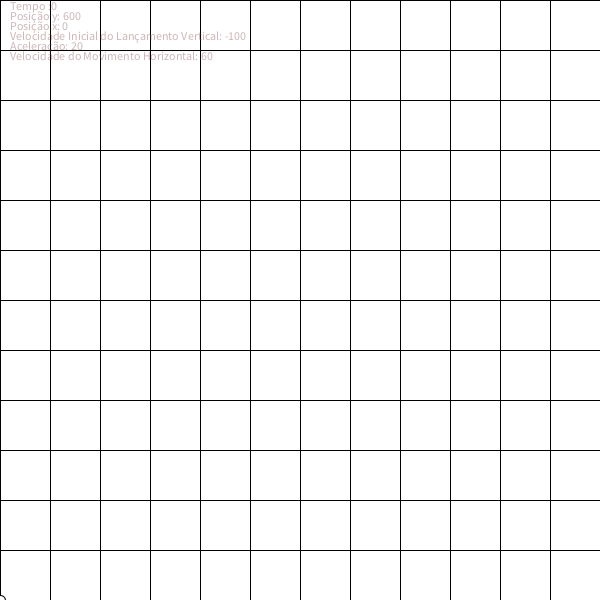
Frame 1 (no input)
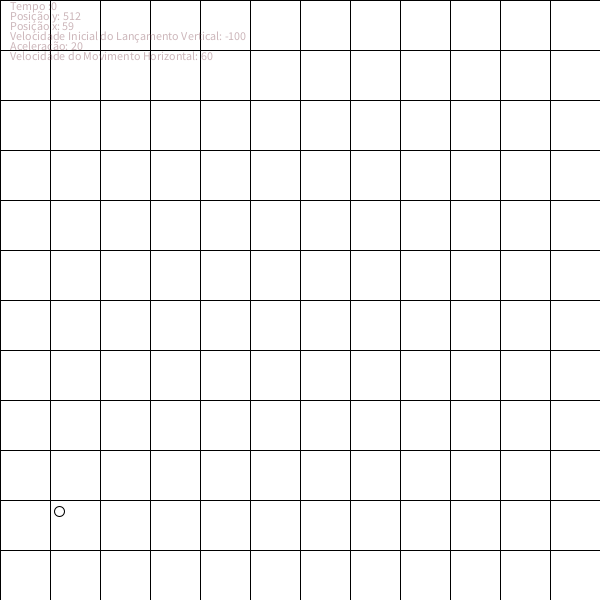
Frame 60 (the mouse pressed at the canvas centre just before this capture)
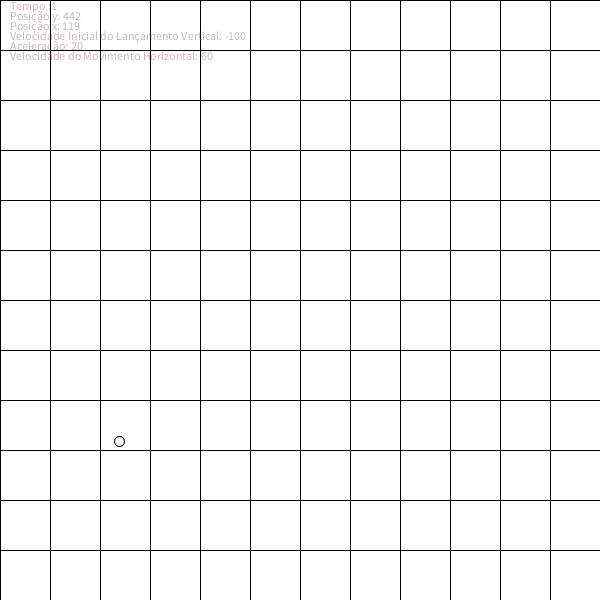
Frame 120 (the mouse held since frame 60 and released just before this capture)

The Processing sketch that drew these frames (run headless with seeded random() and noise(); from frame 60 on, the mouse is pressed at the canvas centre):

// Processing sketch: mru_mruv
// ── mru_mruv.pde
float tAtual = 0;
float vInicial = -100;
float aAtual = 20;
float dAtual;
float vAtual = 60;
float dAtual2 = 0;

void setup(){
  size(600, 600);
  frameRate(60);
}

void draw(){
  fill(255);
  dAtual = MRUV(vInicial, aAtual, tAtual/60);
  dAtual2 = MRU(vAtual, tAtual/60);
  background(255);
  mostraMundo();
  ellipse(dAtual2, dAtual+600, 10, 10);
  
  fill(125, 70, 80, 100);
  text("Tempo :"+(int)tAtual/60, 10, 10);
  text("Posição y: "+((int)dAtual+600), 10, 20);
  text("Posição x: "+(int)dAtual2, 10, 30);
  text("Velocidade Inicial do Lançamento Vertical: "+(int)vInicial, 10, 40);
  text("Aceleração: "+(int)aAtual, 10, 50);
  text("Velocidade do Movimento Horizontal: "+(int)vAtual, 10, 60);
  tAtual++;
}

float MRU(float v, float t){
  float d;
  d = v * t;
  return(d);
}

float MRUV(float v, float a, float t){
  float d = v*t+a*t*t/2;
  return(d);
}

void mostraMundo(){
  for(float i=0; i<12; i++){
    line(i*50, 0, i*50, 600);
    line(0, i*50, 600, i*50);
  }
}
